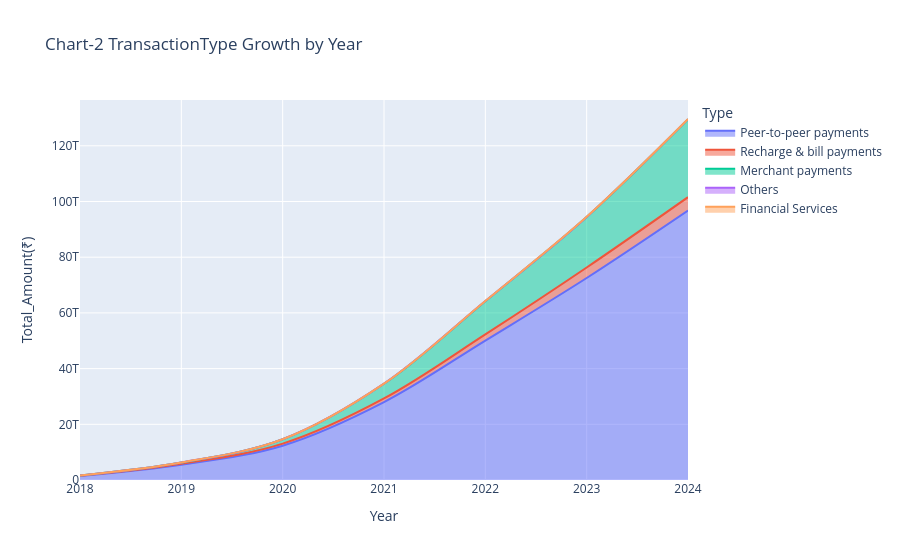

The notebook cell this image was saved under:
### Markdown cell above
#### Chart-2 Transaction Type Growth by Year (Stacked Area)
**Analysis Type** Multivariate: Time+Amount+Transaction_Type

### Code cell
#Chart-2 Transaction Type Growth by Year
df_c2=run("""
    SELECT year,transaction_type,SUM(transaction_amount) as total_amount
    FROM aggregated_transaction
    GROUP BY year,transaction_type
    ORDER BY year,total_amount DESC
""")

fig=px.area(
    df_c2,x="year",y="total_amount",color="transaction_type",
    title="Chart-2 TransactionType Growth by Year",
    labels={'total_amount':'Total_Amount(₹)','year':'Year','transaction_type':'Type'},
    line_shape='spline'
)
fig.update_layout(xaxis=dict(tickmode='linear'))
fig.show()

### Figure 1 — Plotly figure (JSON) as saved in the notebook; plotly's stock layout.template omitted (floating-point values rounded to 4 significant figures)
{"data": [{"fillpattern": {"shape": ""}, "hovertemplate": "Type=Peer-to-peer payments<br>Year=%{x}<br>Total_Amount(₹)=%{y}<extra></extra>", "legendgroup": "Peer-to-peer payments", "line": {"color": "#636efa", "shape": "spline"}, "marker": {"symbol": "circle"}, "mode": "lines", "name": "Peer-to-peer payments", "orientation": "v", "showlegend": true, "stackgroup": "1", "type": "scatter", "x": [2018, 2019, 2020, 2021, 2022, 2023, 2024], "xaxis": "x", "y": [1433000000000.0, 5489000000000.0, 12330000000000.0, 27970000000000.0, 50050000000000.0, 72520000000000.0, 96740000000000.0], "yaxis": "y"}, {"fillpattern": {"shape": ""}, "hovertemplate": "Type=Recharge & bill payments<br>Year=%{x}<br>Total_Amount(₹)=%{y}<extra></extra>", "legendgroup": "Recharge & bill payments", "line": {"color": "#EF553B", "shape": "spline"}, "marker": {"symbol": "circle"}, "mode": "lines", "name": "Recharge & bill payments", "orientation": "v", "showlegend": true, "stackgroup": "1", "type": "scatter", "x": [2018, 2019, 2020, 2021, 2022, 2023, 2024], "xaxis": "x", "y": [109800000000.0, 350200000000.0, 744100000000.0, 1317000000000.0, 2227000000000.0, 3780000000000.0, 4810000000000.0], "yaxis": "y"}, {"fillpattern": {"shape": ""}, "hovertemplate": "Type=Merchant payments<br>Year=%{x}<br>Total_Amount(₹)=%{y}<extra></extra>", "legendgroup": "Merchant payments", "line": {"color": "#00cc96", "shape": "spline"}, "marker": {"symbol": "circle"}, "mode": "lines", "name": "Merchant payments", "orientation": "v", "showlegend": true, "stackgroup": "1", "type": "scatter", "x": [2018, 2019, 2020, 2021, 2022, 2023, 2024], "xaxis": "x", "y": [56640000000.0, 411400000000.0, 1548000000000.0, 5271000000000.0, 11950000000000.0, 18130000000000.0, 27980000000000.0], "yaxis": "y"}, {"fillpattern": {"shape": ""}, "hovertemplate": "Type=Others<br>Year=%{x}<br>Total_Amount(₹)=%{y}<extra></extra>", "legendgroup": "Others", "line": {"color": "#ab63fa", "shape": "spline"}, "marker": {"symbol": "circle"}, "mode": "lines", "name": "Others", "orientation": "v", "showlegend": true, "stackgroup": "1", "type": "scatter", "x": [2018, 2019, 2020, 2021, 2022, 2023, 2024], "xaxis": "x", "y": [19920000000.0, 23970000000.0, 14220000000.0, 27240000000.0, 29220000000.0, 27280000000.0, 32430000000.0], "yaxis": "y"}, {"fillpattern": {"shape": ""}, "hovertemplate": "Type=Financial Services<br>Year=%{x}<br>Total_Amount(₹)=%{y}<extra></extra>", "legendgroup": "Financial Services", "line": {"color": "#FFA15A", "shape": "spline"}, "marker": {"symbol": "circle"}, "mode": "lines", "name": "Financial Services", "orientation": "v", "showlegend": true, "stackgroup": "1", "type": "scatter", "x": [2018, 2019, 2020, 2021, 2022, 2023, 2024], "xaxis": "x", "y": [3753000000.0, 2318000000.0, 8458000000.0, 16300000000.0, 18690000000.0, 30590000000.0, 61920000000.0], "yaxis": "y"}], "layout": {"autosize": true, "legend": {"title": {"text": "Type"}, "tracegroupgap": 0}, "title": {"text": "Chart-2 TransactionType Growth by Year"}, "xaxis": {"anchor": "y", "autorange": true, "domain": [0, 1], "range": [2018, 2024], "tickmode": "linear", "title": {"text": "Year"}, "type": "linear"}, "yaxis": {"anchor": "x", "autorange": true, "domain": [0, 1], "range": [0, 136400000000000.0], "title": {"text": "Total_Amount(₹)"}, "type": "linear"}}}
